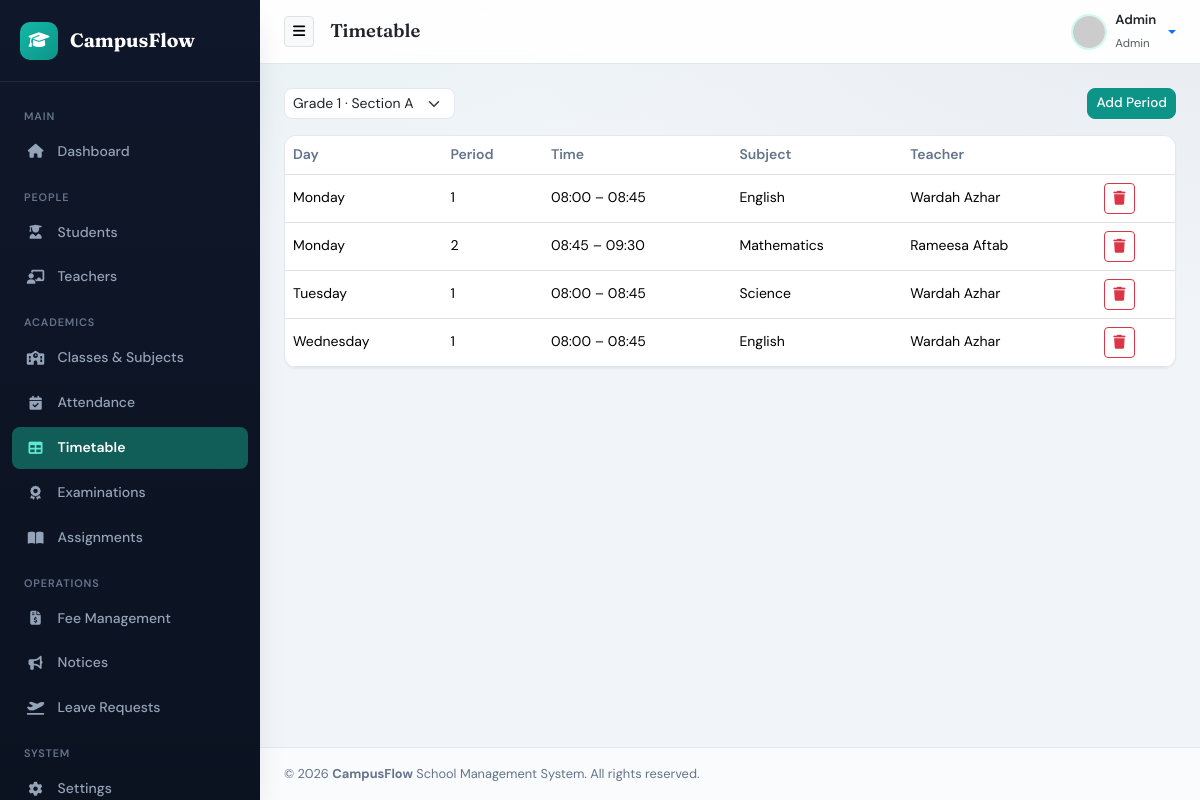
Page /admin/timetable.php (signed in) on the committed database.
### tables this page shows
CREATE TABLE `timetable` (
  `id` int(11) NOT NULL,
  `class_id` int(11) NOT NULL,
  `day_of_week` enum('Monday','Tuesday','Wednesday','Thursday','Friday','Saturday') NOT NULL,
  `period_no` int(11) NOT NULL,
  `subject_id` int(11) NOT NULL,
  `teacher_id` int(11) DEFAULT NULL,
  `start_time` time NOT NULL,
  `end_time` time NOT NULL,
  `created_at` timestamp NOT NULL DEFAULT current_timestamp()
);

CREATE TABLE `subjects` (
  `id` int(11) NOT NULL,
  `subject_name` varchar(100) NOT NULL,
  `subject_code` varchar(30) NOT NULL,
  `class_id` int(11) NOT NULL,
  `teacher_id` int(11) DEFAULT NULL,
  `created_at` timestamp NOT NULL DEFAULT current_timestamp()
);

CREATE TABLE `teachers` (
  `id` int(11) NOT NULL,
  `user_id` int(11) DEFAULT NULL,
  `first_name` varchar(50) NOT NULL,
  `last_name` varchar(50) NOT NULL,
  `phone` varchar(20) NOT NULL,
  `gender` enum('Male','Female','Other') NOT NULL,
  `address` text NOT NULL,
  `joining_date` date NOT NULL,
  `status` enum('Active','Inactive') NOT NULL DEFAULT 'Active',
  `created_at` timestamp NOT NULL DEFAULT current_timestamp()
);

### includes/functions.php (called while the page is built, shortened)
<?php
if (!function_exists('e')) {
    function e(?string $value): string {
        return htmlspecialchars((string)$value, ENT_QUOTES, 'UTF-8');
    }
}

### admin/timetable.php (the view, shortened to what this page needs)
<?php
require_once '../config/database.php';
$filter_class = (int)($_GET['class_id'] ?? 0);
$classes = $conn->query("SELECT id, class_name, section FROM classes ORDER BY class_name, section")->fetch_all(MYSQLI_ASSOC);
if ($filter_class <= 0 && !empty($classes)) {
    $filter_class = (int)$classes[0]['id'];
}
$slots = [];
if ($filter_class > 0) {
    $tq = $conn->prepare("
        SELECT tt.*, sub.subject_name, t.first_name, t.last_name
        FROM timetable tt
        INNER JOIN subjects sub ON sub.id = tt.subject_id
        LEFT JOIN teachers t ON t.id = tt.teacher_id
        WHERE tt.class_id = ?
        ORDER BY FIELD(tt.day_of_week,'Monday','Tuesday','Wednesday','Thursday','Friday','Saturday'), tt.period_no
    ");
    $tq->bind_param('i', $filter_class);
    $tq->execute();
    $slots = $tq->get_result()->fetch_all(MYSQLI_ASSOC);
}
include '../includes/header.php';
include '../includes/sidebar.php';
?>
<div class="d-flex flex-wrap justify-content-between gap-2 mb-3">
    <form method="get" class="d-flex gap-2">
        <select name="class_id" class="form-select form-select-sm" onchange="this.form.submit()">
            <?php foreach ($classes as $c): ?>
                <option value="<?php echo (int)$c['id']; ?>" <?php echo $filter_class===(int)$c['id']?'selected':''; ?>>
                    <?php echo e($c['class_name'].' · '.$c['section']); ?>
                </option>
            <?php endforeach; ?>
        </select>
    </form>
    <button class="btn btn-primary btn-sm" data-bs-toggle="modal" data-bs-target="#addSlotModal">Add Period</button>
</div>
<div class="card">
    <div class="card-body p-0">
        <div class="table-responsive">
            <table class="table table-hover mb-0 align-middle">
                <thead><tr><th>Day</th><th>Period</th><th>Time</th><th>Subject</th><th>Teacher</th><th></th></tr></thead>
                <tbody>
                <?php if (empty($slots)): ?>
                    <tr><td colspan="6"><div class="empty-state"><i class="fa-solid fa-table"></i><p>No timetable slots for this class</p></div></td></tr>
                <?php else: foreach ($slots as $sl): ?>
                    <tr>
                        <td><?php echo e($sl['day_of_week']); ?></td>
                        <td><?php echo (int)$sl['period_no']; ?></td>
                        <td><?php echo e(substr($sl['start_time'],0,5).' – '.substr($sl['end_time'],0,5)); ?></td>
                        <td><?php echo e($sl['subject_name']); ?></td>
                        <td><?php echo e(trim(($sl['first_name']??'').' '.($sl['last_name']??'')) ?: '—'); ?></td>
                        <td>
                            <form method="post" onsubmit="return confirm('Remove this slot?');">
                                <button class="btn btn-sm btn-outline-danger"><i class="fa-solid fa-trash"></i></button>
                            </form>
                        </td>
                    </tr>
                <?php endforeach; endif; ?>
                </tbody>
            </table>
        </div>
    </div>
</div>
<?php include '../includes/footer.php'; ?>

### assets/css/style.css (style rules this page uses)
:root { --primary-color: #0D9488; --primary-hover: #0F766E; --forest-green: #115E59; --mint-tint: #CCFBF1; --mint-text: #115E59; --sidebar-bg: #0F172A; --sidebar-color: #94A3B8; --sidebar-hover-bg: #1E293B; --sidebar-hover-color: #FFFFFF; --sidebar-active-bg: #115E59; --body-bg: #F1F5F9; --card-bg: #FFFFFF; --text-main: #0F172A; --text-muted: #64748B; --border-color: #E2E8F0; --success-color: #10B981; --warning-color: #F59E0B; --danger-color: #EF4444; --info-color: #0EA5E9; --radius-sm: 8px; --radius-md: 12px; --radius-lg: 16px; --shadow-sm: 0 1px 2px rgba(15, 23, 42, 0.05); --shadow-md: 0 8px 20px -8px rgba(15, 23, 42, 0.12); --shadow-lg: 0 16px 32px -12px rgba(15, 23, 42, 0.18); --transition: all 0.2s ease; --font-body: 'DM Sans', system-ui, sans-serif; --font-display: 'Fraunces', Georgia, serif; }
* { box-sizing: border-box; }
body { background: var(--body-bg); background-image: radial-gradient(ellipse 80% 50% at 0% -20%, rgba(13, 148, 136, 0.08), transparent), radial-gradient(ellipse 60% 40% at 100% 0%, rgba(15, 23, 42, 0.04), transparent); color: var(--text-main); font-family: var(--font-body); font-size: 0.9rem; line-height: 1.55; overflow-x: hidden; min-height: 100vh; }
.card { border: 1px solid var(--border-color); border-radius: var(--radius-md); box-shadow: var(--shadow-sm); background: var(--card-bg); margin-bottom: 1.25rem; transition: var(--transition); }
.btn-primary { background-color: var(--primary-color) !important; border-color: var(--primary-color) !important; color: #fff !important; font-weight: 500; font-size: 0.85rem; border-radius: var(--radius-sm); }
.table { font-size: 0.875rem; }
.table thead th { font-weight: 600; color: var(--text-muted); border-bottom-width: 1px; white-space: nowrap; }
.table-responsive { border-radius: var(--radius-md); }
.form-control, .form-select { border-radius: var(--radius-sm); border-color: var(--border-color); font-size: 0.875rem; }

### rows in the picture
timetable: day_of_week "Monday", period_no "1", start_time+end_time "08:00 – 08:45", subject.subject_name "English", teacher.last_name "Wardah Azhar"
timetable: day_of_week "Monday", period_no "2", start_time+end_time "08:45 – 09:30", subject.subject_name "Mathematics", teacher.last_name "Rameesa Aftab"
timetable: day_of_week "Tuesday", period_no "1", start_time+end_time "08:00 – 08:45", subject.subject_name "Science", teacher.last_name "Wardah Azhar"
timetable: day_of_week "Wednesday", period_no "1", start_time+end_time "08:00 – 08:45", subject.subject_name "English", teacher.last_name "Wardah Azhar"

### other values in the picture
$page_title "Timetable"
$username "Admin"
$role "Admin"
form field class_id "Grade 1 · Section A"
